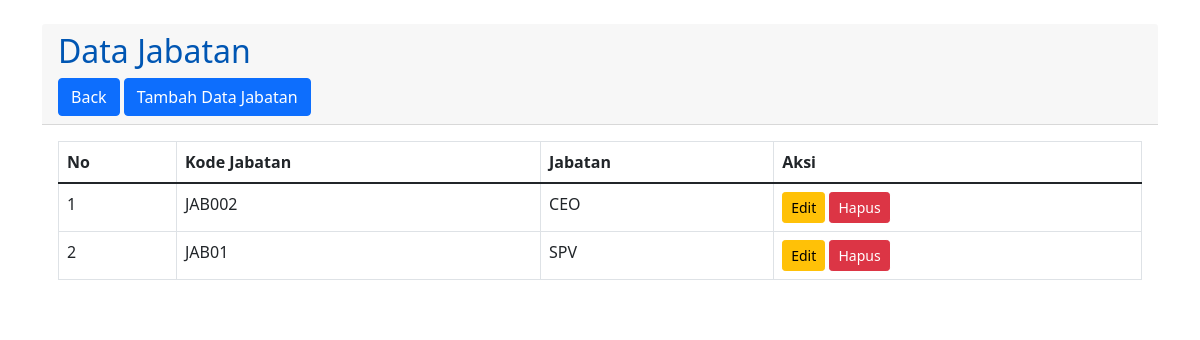
/jabatan.php, run on the app's committed database.
### tables this page shows
CREATE TABLE `tb_jabatan` (
  `no` int(20) NOT NULL,
  `kode_jabatan` varchar(50) NOT NULL,
  `nama_jabatan` varchar(50) NOT NULL
);

### jabatan.php (the view, shortened to what this page needs)
<?php
require "koneksi.php";
?>
<!DOCTYPE html>
<html lang="id">
<head>
    <link href="https://cdn.jsdelivr.net/npm/bootstrap@5.1.3/dist/css/bootstrap.min.css" rel="stylesheet">
    <link rel="stylesheet" href="css/style.css">
</head>
<body>
    <div class="container w- mt-4">
        <div class="card">
            <div class="card-header">
                <h2>Data Jabatan</h2>
                <div class="w-25">
                    <a href="index.php" class="btn btn-primary">Back</a>
                    <a href="tambah-jabatan.php" class="btn btn-primary">Tambah Data Jabatan</a>
                </div>
            </div>
            <div class="card-body">
                <table class="table table-bordered">
                    <thead>
                        <tr>
                            <th>No</th>
                            <th>Kode Jabatan</th>
                            <th>Jabatan</th>
                            <th>Aksi</th>
                        </tr>
                    </thead>
                    <tbody>
                        <?php
                        $no = 1;
                        $sql = mysqli_query($conn, "SELECT * FROM tb_jabatan ORDER BY kode_jabatan ASC");
                        if(mysqli_num_rows($sql) > 0) {
                            while($data = mysqli_fetch_assoc($sql)) {
                                ?>
                                <tr>
                                    <td><?= $no++ ?></td>
                                    <td><?= $data['kode_jabatan'] ?></td>
                                    <td><?= $data['nama_jabatan'] ?></td>
                                    <td>
                                        <a href="edit-jabatan.php?id=<?= $data['no'] ?>" class="btn btn-warning btn-sm">Edit</a>
                                        <a href="javascript:void(0);" onclick="hapusJabatan(<?= $data['no'] ?>)" class="btn btn-danger btn-sm">Hapus</a>
                                    </td>
                                </tr>
                                <?php
                            }
                        } else {
                            ?>
                            <tr>
                                <td colspan="4" class="text-center">Tidak ada data</td>
                            </tr>
                            <?php
                        }
                        ?>
                    </tbody>
                </table>
            </div>
        </div>
    </div>
</body>
</html>

### style.css (style rules this page uses)
.card { border: none; border-radius: 8px; }
h2, h4 { color: #0056b3; }

### data on the page
tb_jabatan: kode_jabatan "JAB002", nama_jabatan "CEO"
tb_jabatan: kode_jabatan "JAB01", nama_jabatan "SPV"
